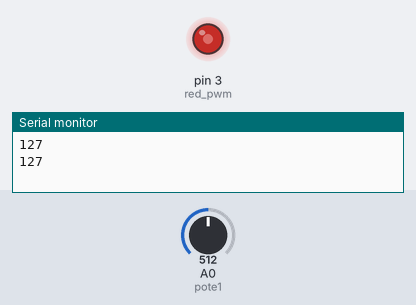
The sketch below on a simulated Arduino Uno, built with avr-gcc and run on an emulated ATmega328P. Parts: output pins drawn as LEDs (lit = HIGH), the last lines printed to the serial monitor. Inputs (shaded band) come from the test bench; at power-on: A0 (pote1) = 512.

Above: at 1.8 s.
1.9 s: A0 (pote1) set to 716
At 3.0 s:
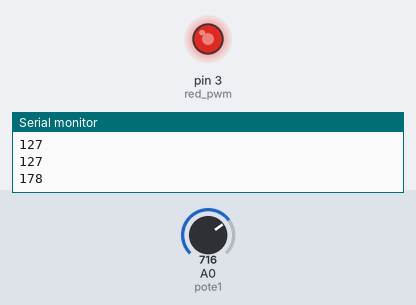
3.5 s: A0 (pote1) set to 900
At 4.5 s:
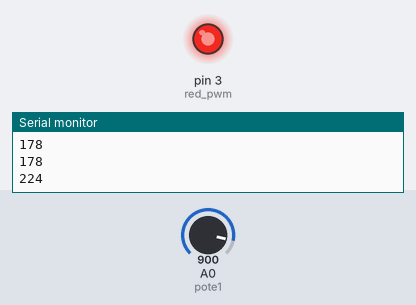
5.5 s: A0 (pote1) set to 122
At 7.2 s:
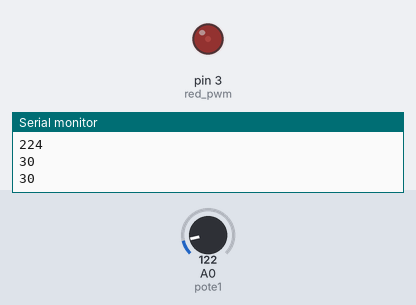
7.5 s: A0 (pote1) set to 0
At 8.8 s:
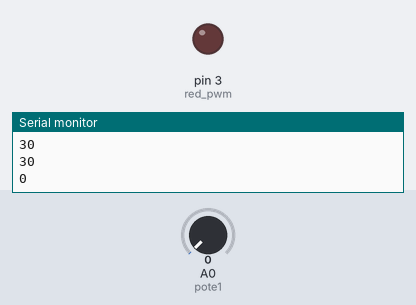
9.5 s: A0 (pote1) set to 511
At 10.3 s:
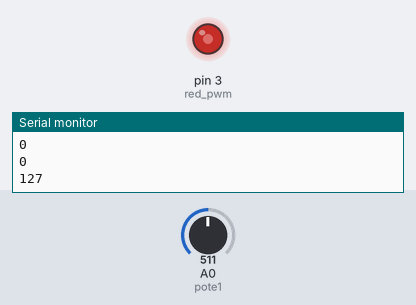
Timing chart, 0 to 12.5 s (numbered marks = the images above; inputs shaded):
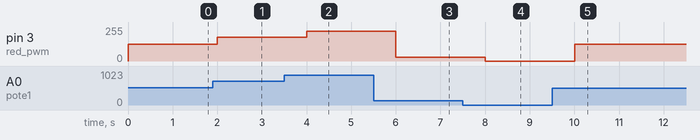

Measured:
- after the input at 1.9 s, pin 3 (red_pwm): 127/255 → 178/255 after 0.10 s
- after the input at 3.5 s, pin 3 (red_pwm): 178/255 → 224/255 after 0.50 s
- after the input at 5.5 s, pin 3 (red_pwm): 224/255 → 30/255 after 0.50 s
- after the input at 7.5 s, pin 3 (red_pwm): 30/255 → 0/255 after 0.50 s
- after the input at 9.5 s, pin 3 (red_pwm): 0/255 → 127/255 after 0.50 s

The sketch:

ejercicio4.ino
```cpp
#define red_pwm 3
#define pote1 A0

void setup()
{
  Serial.begin(9600);
  pinMode(red_pwm, OUTPUT);
}

void loop()
{
  int valor = map(analogRead(pote1), 0, 1023, 0, 255);
  Serial.println(valor);
  analogWrite(red_pwm, valor);
  delay(1000);
}
```
